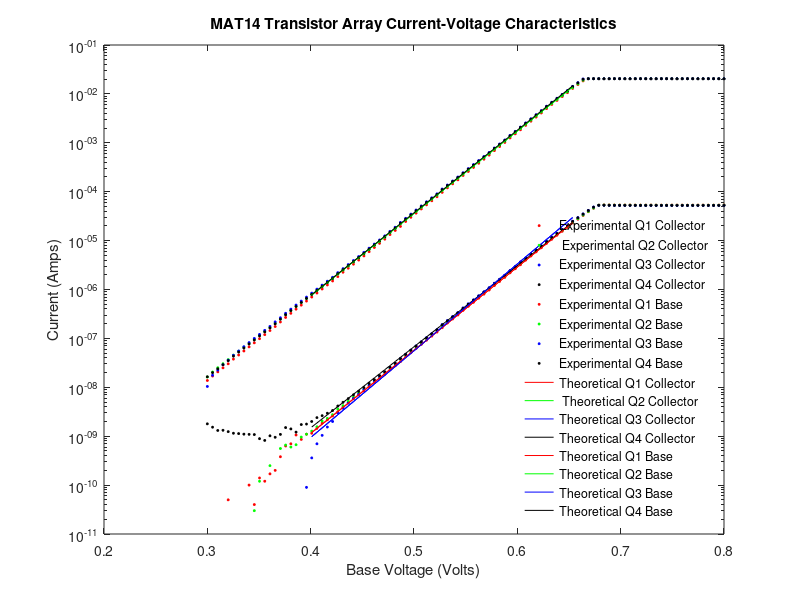
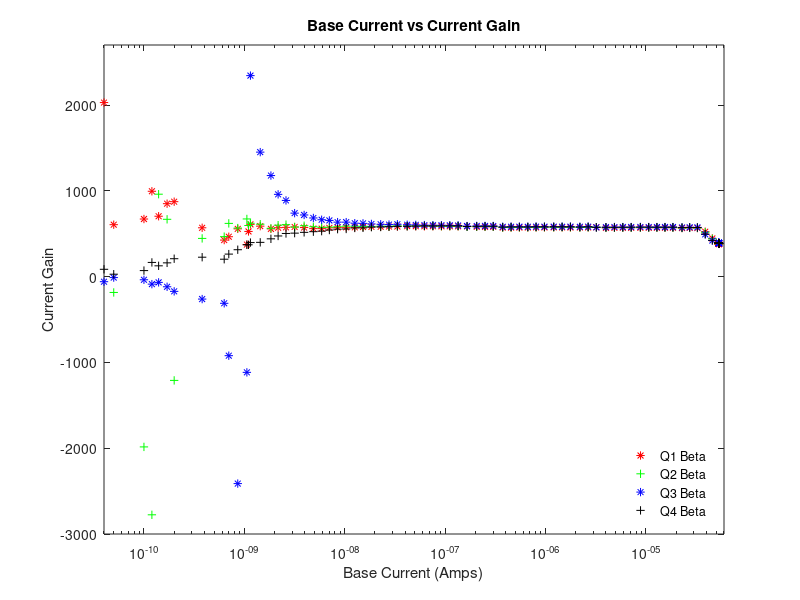
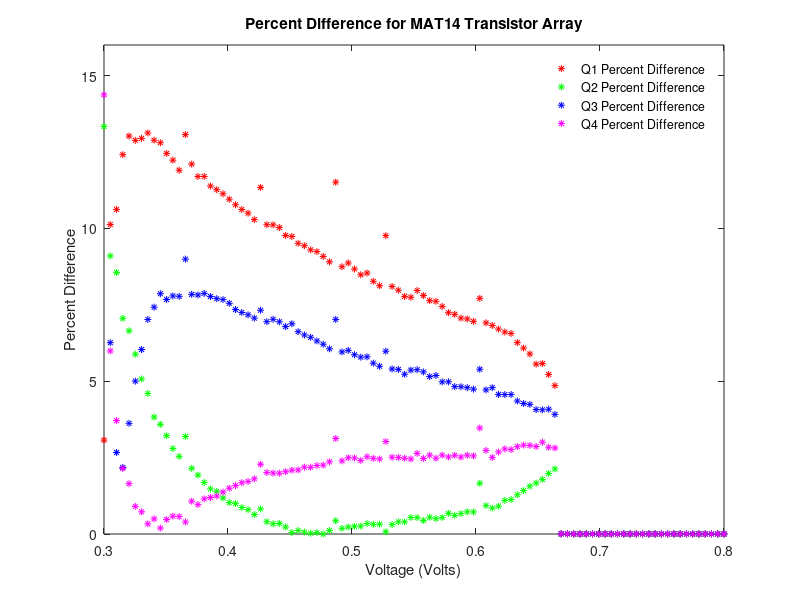

These charts were generated, in order, by the following MATLAB code:
load ("collected_data_done.mat")

%Ie = Ic + Ib

% Q1
Ib_Q1 = (Ib_Q1_Exp1);
Ie_Q1 = (Ie_Q1_Exp1);
Ic_Q1 = -1*(Ie_Q1-Ib_Q1);

Beta_Q1 = Ic_Q1 ./ Ib_Q1;
avg_Beta_Q1 = mean(Beta_Q1);

%%
% Q2
Ib_Q2 = (Ib_Q2_Exp1);
Ie_Q2 = (Ie_Q2_Exp1);
Ic_Q2 = -1*(Ie_Q2-Ib_Q2);

Beta_Q2 = Ic_Q2 ./ Ib_Q2;
avg_Beta_Q2 = mean(Beta_Q2);

%%
% Q3
Ib_Q3 = (Ib_Q3_Exp1);
Ie_Q3 = (Ie_Q3_Exp1);
Ic_Q3 = -1*(Ie_Q3-Ib_Q3);

Beta_Q3 = Ic_Q3 ./ Ib_Q3;
avg_Beta_Q3 = mean(Beta_Q3);
% Q4
Ib_Q4 = (Ib_Q4_Exp1);
Ie_Q4 = (Ie_Q4_Exp1);
Ic_Q4 = -1*(Ie_Q4-Ib_Q4);

Beta_Q4 = Ic_Q4 ./ Ib_Q4;
avg_Beta_Q4 = mean(Beta_Q4);
%% Plot of Base Voltage vs. Collect + Base Current
% Plot 1/3: Semilog Voltage Transfer Characteristic.
% Experimental.
% Collector currents.
figure ('Name', 'Plot 1')

semilogy(Vin_Base_Q1_Exp1, Ic_Q1,  '*r','MarkerSize',2);
hold on;
semilogy(Vin_Base_Q2_Exp1, Ic_Q2,  '*g','MarkerSize',2);
hold on;
semilogy(Vin_Base_Q3_Exp1, Ic_Q3,  '*b','MarkerSize',2);
hold on;
semilogy(Vin_Base_Q4_Exp1, Ic_Q4,  '*k','MarkerSize',2);
hold on

% Base currents.
semilogy(Vin_Base_Q1_Exp1, Ib_Q1,  '*r','MarkerSize',2);
hold on;
semilogy(Vin_Base_Q2_Exp1, Ib_Q2,  '*g','MarkerSize',2);
hold on;
semilogy(Vin_Base_Q3_Exp1, Ib_Q3,  '*b','MarkerSize',2);
hold on;
semilogy(Vin_Base_Q4_Exp1, Ib_Q4,  '*k','MarkerSize',2);

% Theoretical
Q1_Ib_fit = polyfit(Vin_Base_Q1_Exp1(21:71)',log((Ib_Q1(21:71)))',1);
Q1_Ib_theo= polyval(Q1_Ib_fit,Vin_Base_Q1_Exp1(21:71));
Q1_Ic_fit = polyfit(Vin_Base_Q1_Exp1(21:71)',log((Ic_Q1(21:71)))',1);
Q1_Ic_theo= polyval(Q1_Ic_fit,Vin_Base_Q1_Exp1(21:71));
Is_Q1 = abs(exp(Q1_Ic_theo(2)));

Q2_Ib_fit = polyfit(Vin_Base_Q2_Exp1(21:71)',log((Ic_Q2(21:71)))',1);
Q2_Ib_theo= polyval(Q2_Ib_fit,Vin_Base_Q2_Exp1(21:71));
Q2_Ic_fit = polyfit(Vin_Base_Q2_Exp1(21:71)',log((Ic_Q2(21:71)))',1);
Q2_Ic_theo= polyval(Q2_Ic_fit,Vin_Base_Q2_Exp1(21:71));
Is_Q2 = abs(exp(Q2_Ic_theo(2)));

Q3_Ib_fit = polyfit(Vin_Base_Q3_Exp1(21:71)',log((Ib_Q3(21:71)))',1);
Q3_Ib_theo= polyval(Q3_Ib_fit,Vin_Base_Q3_Exp1(21:71));
Q3_Ic_fit = polyfit(Vin_Base_Q3_Exp1(21:71)',log((Ic_Q3(21:71)))',1);
Q3_Ic_theo= polyval(Q3_Ic_fit,Vin_Base_Q3_Exp1(21:71));
Is_Q3 = abs(exp(Q3_Ic_theo(2)));

Q4_Ib_fit = polyfit(Vin_Base_Q4_Exp1(21:71)',log((Ib_Q4(21:71)))',1);
Q4_Ib_theo= polyval(Q4_Ib_fit,Vin_Base_Q4_Exp1(21:71));
Q4_Ic_fit = polyfit(Vin_Base_Q4_Exp1(21:71)',log((Ic_Q4(21:71)))',1);
Q4_Ic_theo= polyval(Q4_Ic_fit,Vin_Base_Q4_Exp1(21:71));
Is_Q4 = abs(exp(Q4_Ic_theo(2)));

semilogy(Vin_Base_Q1_Exp1(21:71), exp(Q1_Ib_theo),'r')
semilogy(Vin_Base_Q2_Exp1(21:71), exp(Q2_Ib_theo),'g')
semilogy(Vin_Base_Q3_Exp1(21:71), exp(Q3_Ib_theo),'b')
semilogy(Vin_Base_Q4_Exp1(21:71), exp(Q4_Ib_theo),'k')


semilogy(Vin_Base_Q1_Exp1(21:71), exp(Q1_Ib_theo),'r')
semilogy(Vin_Base_Q2_Exp1(21:71), exp(Q2_Ib_theo),'g')
semilogy(Vin_Base_Q3_Exp1(21:71), exp(Q3_Ib_theo),'b')
semilogy(Vin_Base_Q4_Exp1(21:71), exp(Q4_Ic_theo),'k')


title( "MAT14 Transistor Array Current-Voltage Characteristics");
ylabel("Current (Amps)");
xlabel("Base Voltage (Volts)");

legend('Experimental Q1 Collector',' Experimental Q2 Collector','Experimental Q3 Collector','Experimental Q4 Collector', 'Experimental Q1 Base', 'Experimental Q2 Base', 'Experimental Q3 Base', 'Experimental Q4 Base', 'Theoretical Q1 Collector',' Theoretical Q2 Collector','Theoretical Q3 Collector','Theoretical Q4 Collector', 'Theoretical Q1 Base', 'Theoretical Q2 Base', 'Theoretical Q3 Base', 'Theoretical Q4 Base');
legend('boxoff')
legend('Location','southeast')

hold off;

%% Plot of Base Current vs. Beta
figure ('Name', 'Base Current vs. Current Gain')

semilogx(Ib_Q1, Beta_Q1,'r*')
hold on;
semilogx(Ib_Q1, Beta_Q2,'g+')
hold on;
semilogx(Ib_Q1, Beta_Q3,'b*')
hold on;
semilogx(Ib_Q1, Beta_Q4,'k+')

%Labels
title( "Base Current vs Current Gain");
xlabel("Base Current (Amps)");
ylabel("Current Gain");

legend('Q1 Beta','Q2 Beta','Q3 Beta','Q4 Beta');
legend('boxoff')
legend('Location','southeast')

%Axis
xlim([0 6*10^-5])
ylim([-3000 2700])

hold off;

%% Percent Differnce Collector Currents
figure ('Name', 'Percent Difference');

Ic_mean = (Ic_Q1 + Ic_Q2 + Ic_Q3 + Ic_Q4)./4;

Ic_Q1_diff = 100 * (abs(Ic_Q1 - Ic_mean)./((Ic_Q1 + Ic_mean)./2));
Ic_Q2_diff = 100 * (abs(Ic_Q2 - Ic_mean)./((Ic_Q2 + Ic_mean)./2))
Ic_Q3_diff = 100 * (abs(Ic_Q3 - Ic_mean)./((Ic_Q3 + Ic_mean)./2));
Ic_Q4_diff = 100 * (abs(Ic_Q4 - Ic_mean)./((Ic_Q4 + Ic_mean)./2));

plot(Vin_Base_Q1_Exp1,Ic_Q1_diff,'r*','MarkerSize',5)
hold on;
plot(Vin_Base_Q1_Exp1,Ic_Q2_diff,'g*','MarkerSize',5)
hold on;
plot(Vin_Base_Q1_Exp1,Ic_Q3_diff,'b*','MarkerSize',5)
hold on;
plot(Vin_Base_Q1_Exp1,Ic_Q4_diff,'m*','MarkerSize',5)
% hold on;

legend('Q1 Percent Difference','Q2 Percent Difference','Q3 Percent Difference','Q4 Percent Difference');
legend('boxoff')
legend('Location','northeast')

%Labels
title( "Percent Difference for MAT14 Transistor Array");
xlabel("Voltage (Volts)");
ylabel("Percent Difference");

xlim([.3 .8])
ylim([0 16])

hold off;

